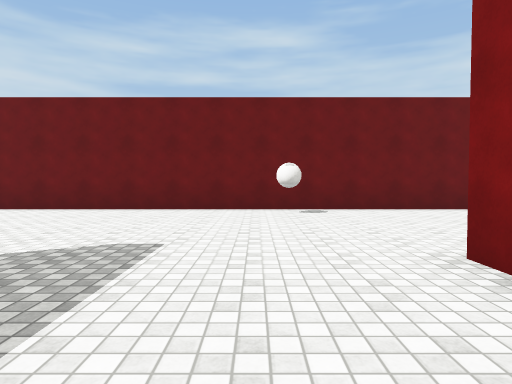
[1] (above)

20 first-person views from a walk through a scene from a Unity 3-D project. The camera is 1.3 m above the floor, tilts 2° down and sees 75° across. The floor is counted in squares, 2 m on a side. Each view is taken from the middle of a square. On the plan, view 1 faces up. The plan holds only what a view shows up to about 10 squares ahead; the rest is blank. The player character is not drawn. Surface patterns are stand-ins for the level's own textures.

[2]
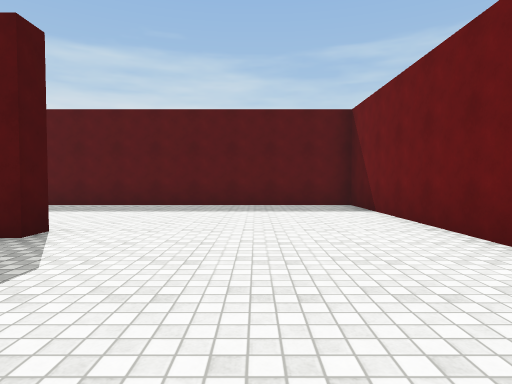

[3]
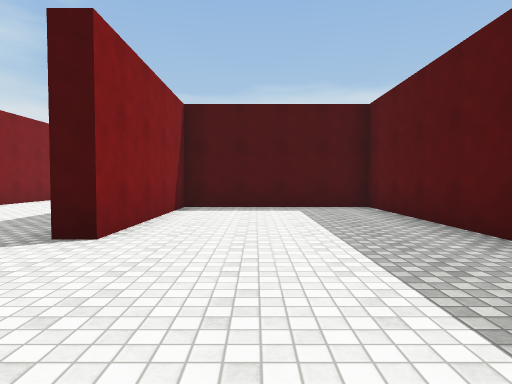

[4]
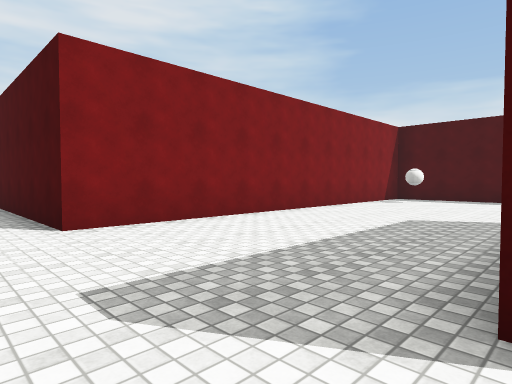

[5]
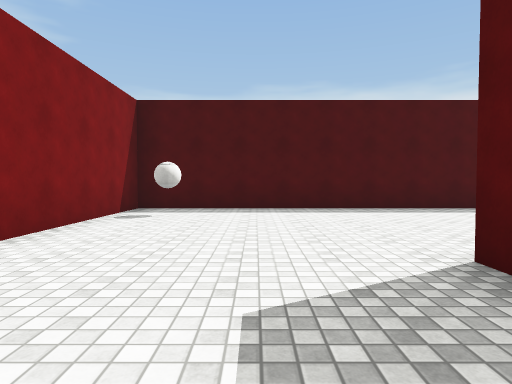

[6]
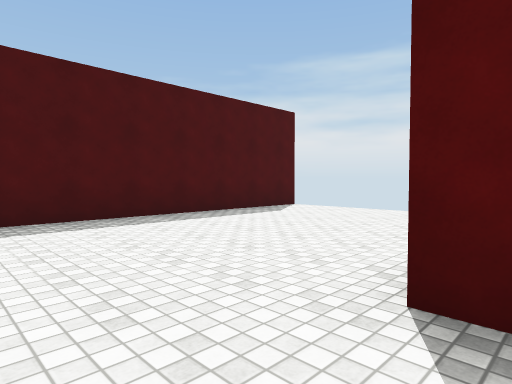

[7]
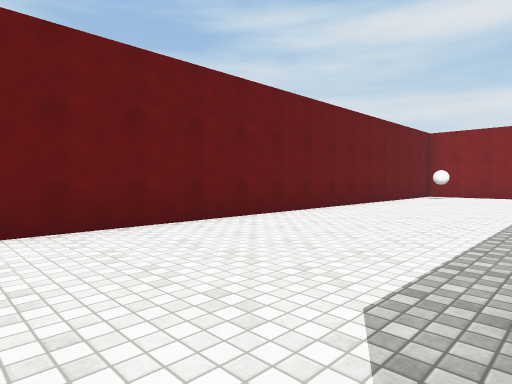

[8]
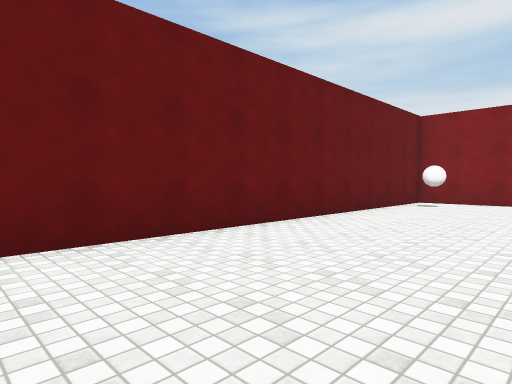

[9]
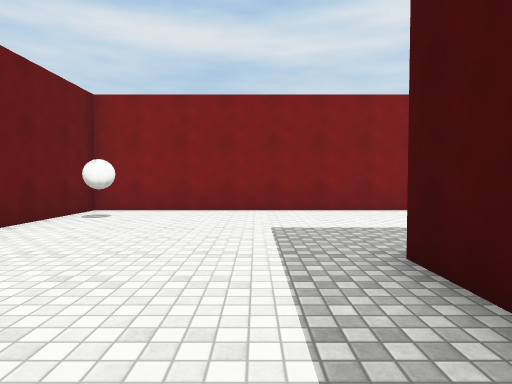

[10]
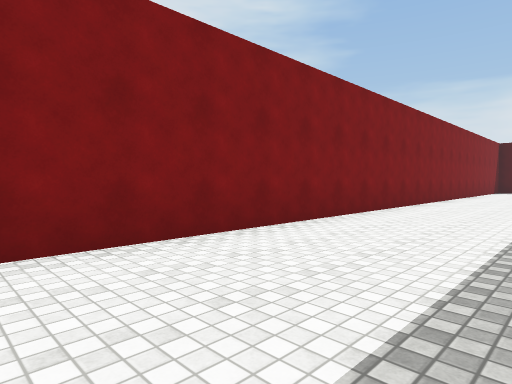

[11]
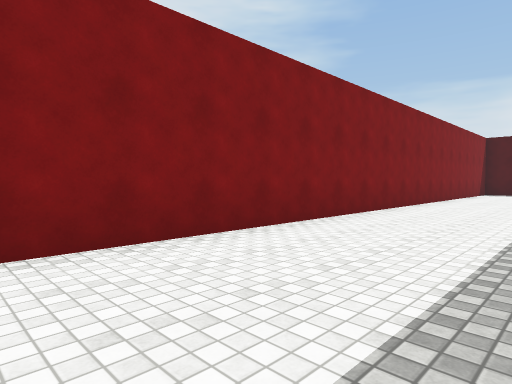

[12]
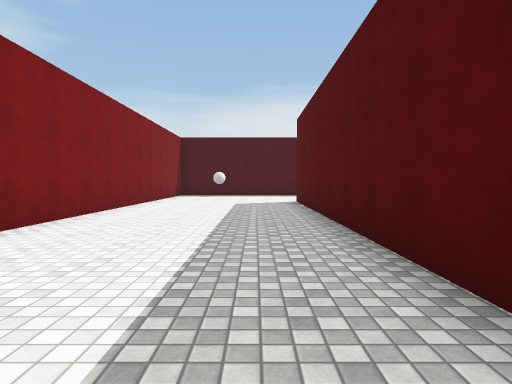

[13]
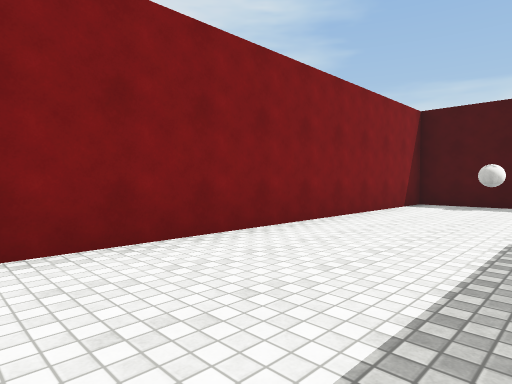

[14]
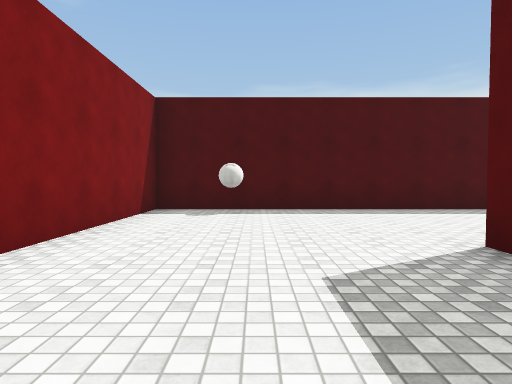

[15]
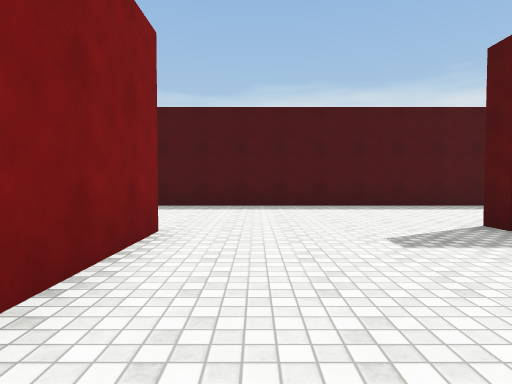

[16]
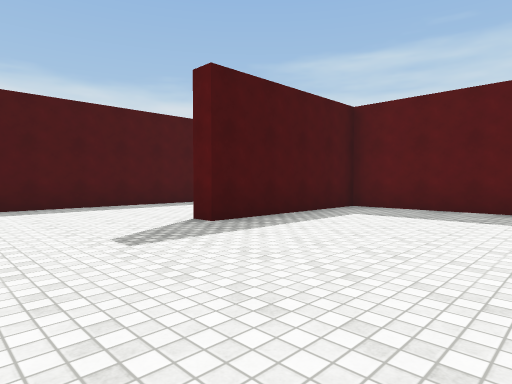

[17]
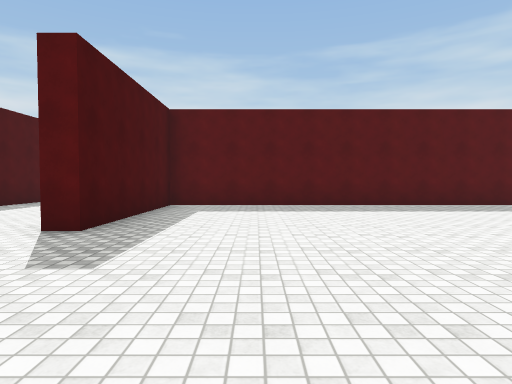

[18]
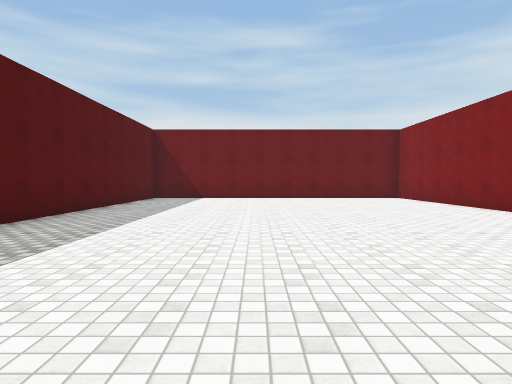

[19]
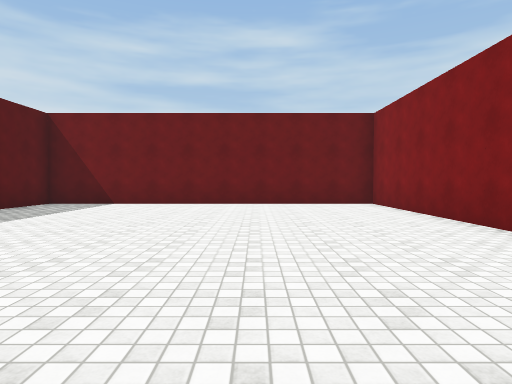

[20]
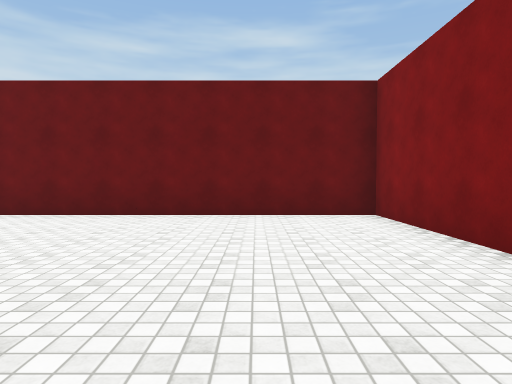

### Floor plan
Points are (right, up) in squares from view 1. A wall is a line through its corners. A room is listed if a view was taken in it or the views show most of it. See-through windows are left out.
Room 1 (views 1, 2, 3, 4, 5, 6, 7, 8, 9, 10, 11, 12, 13, 14, 15, 16, 17, 18, 19, 20)
walls: (-2.8, -2.1) (-2.8, -2.8); (11.3, -3.2) (11.3, 2.2) (2.3, 2.2) (2.3, -12.2) (6.7, -12.2) (6.7, -12.8); (11.7, -3.5) (11.7, -12.2); (10.5, 2.7) (11.8, 2.7); (11.3, -12.2) (11.3, -9.5); (4.1, -16.5) (16.2, -16.5) (16.2, 7.5) (-7.8, 7.5) (-7.8, -2.1) (-3.3, -2.1) (-3.3, 2.4) (-2.8, 2.4); (1, -16.5) (2.6, -16.5); (-8.2, -7.7) (1.7, -7.7) (1.7, 2.7) (6.6, 2.7)
objects: ball (1, -6); ball (1, 7); ball (14, 7); ball (15, -16)

Where each view was taken, in squares from view 1:
view 1: 0 up, 0 right, facing up
view 2: 5 up, 1 right, facing left
view 3: 6 up, 5 left, facing down
view 4: 4 up, 3 left, facing down-right
view 5: 0 up, 1 left, facing down
view 6: 2 down, 1 left, facing down-left
view 7: 3 up, 2 right, facing up-right
view 8: 4 up, 6 right, facing up-right
view 9: 4 up, 9 right, facing right
view 10: 4 up, 13 right, facing down-right
view 11: 1 up, 13 right, facing down-right
view 12: 2 down, 13 right, facing down
view 13: 7 down, 13 right, facing down-right
view 14: 9 down, 14 right, facing down
view 15: 8 down, 10 right, facing down
view 16: 8 down, 10 right, facing down-left
view 17: 10 down, 11 right, facing left
view 18: 10 down, 6 right, facing up
view 19: 7 down, 8 right, facing up
view 20: 4 down, 9 right, facing up
